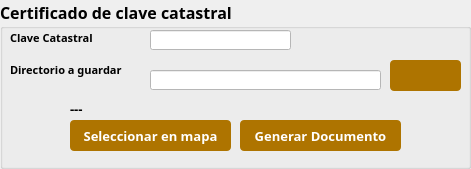
        <widget class="QgsCollapsibleGroupBox" name="mGroupBox">
         <property name="geometry">
          <rect>
           <x>10</x>
           <y>185</y>
           <width>471</width>
           <height>169</height>
          </rect>
         </property>
         <property name="minimumSize">
          <size>
           <width>0</width>
           <height>169</height>
          </size>
         </property>
         <property name="maximumSize">
          <size>
           <width>16777215</width>
           <height>16777215</height>
          </size>
         </property>
         <property name="font">
          <font>
           <family>Century Gothic</family>
           <pointsize>12</pointsize>
           <weight>75</weight>
           <bold>true</bold>
          </font>
         </property>
         <property name="title">
          <string>Certificado de clave catastral</string>
         </property>
         <property name="alignment">
          <set>Qt::AlignLeading|Qt::AlignLeft|Qt::AlignTop</set>
         </property>
         <property name="flat">
          <bool>false</bool>
         </property>
         <widget class="QLabel" name="lbEstatusCedula_4">
          <property name="geometry">
           <rect>
            <x>70</x>
            <y>100</y>
            <width>231</width>
            <height>16</height>
           </rect>
          </property>
          <property name="font">
           <font>
            <family>Century Gothic</family>
            <pointsize>10</pointsize>
           </font>
          </property>
          <property name="text">
           <string>&lt;html&gt;&lt;head/&gt;&lt;body&gt;&lt;p&gt;---&lt;/p&gt;&lt;/body&gt;&lt;/html&gt;</string>
          </property>
         </widget>
         <widget class="QPushButton" name="btnBrowse">
          <property name="geometry">
           <rect>
            <x>390</x>
            <y>60</y>
            <width>71</width>
            <height>31</height>
           </rect>
          </property>
          <property name="font">
           <font>
            <family>Century Gothic</family>
            <pointsize>10</pointsize>
            <weight>75</weight>
            <bold>true</bold>
           </font>
          </property>
          <property name="styleSheet">
           <string notr="true">QPushButton{
background : rgb(174, 116, 0);
color : rgb(255, 255, 255);
border-radius : 4px;
}
QPushButton::hover{
background : rgb(104, 69, 13);
color : rgb(255, 255, 255);
border-radius : 4px;
}
QPushButton:disabled {
background: rgb(217, 217, 217)
}</string>
          </property>
          <property name="text">
           <string/>
          </property>
          <property name="iconSize">
           <size>
            <width>30</width>
            <height>30</height>
           </size>
          </property>
         </widget>
         <widget class="QLineEdit" name="fldCveCat">
          <property name="enabled">
           <bool>true</bool>
          </property>
          <property name="geometry">
           <rect>
            <x>150</x>
            <y>30</y>
            <width>141</width>
            <height>20</height>
           </rect>
          </property>
          <property name="font">
           <font>
            <family>Century Gothic</family>
            <pointsize>10</pointsize>
           </font>
          </property>
          <property name="styleSheet">
           <string notr="true">background: rgb(255,255,255)</string>
          </property>
         </widget>
         <widget class="QPushButton" name="btnSeleccionar">
          <property name="geometry">
           <rect>
            <x>70</x>
            <y>120</y>
            <width>161</width>
            <height>31</height>
           </rect>
          </property>
          <property name="font">
           <font>
            <family>Century Gothic</family>
            <pointsize>10</pointsize>
            <weight>75</weight>
            <bold>true</bold>
           </font>
          </property>
          <property name="styleSheet">
           <string notr="true">QPushButton{
background : rgb(174, 116, 0);
color : rgb(255, 255, 255);
border-radius : 4px;
}
QPushButton::hover{
background : rgb(104, 69, 13);
color : rgb(255, 255, 255);
border-radius : 4px;
}
QPushButton:disabled {
background: rgb(217, 217, 217)
}</string>
          </property>
          <property name="text">
           <string>Seleccionar en mapa</string>
          </property>
         </widget>
         <widget class="QLabel" name="label_2">
          <property name="geometry">
           <rect>
            <x>10</x>
            <y>30</y>
            <width>101</width>
            <height>16</height>
           </rect>
          </property>
          <property name="font">
           <font>
            <family>Century Gothic</family>
            <pointsize>8</pointsize>
            <weight>75</weight>
            <bold>true</bold>
           </font>
          </property>
          <property name="text">
           <string>Clave Catastral</string>
          </property>
         </widget>
         <widget class="QLabel" name="label_7">
          <property name="geometry">
           <rect>
            <x>10</x>
            <y>60</y>
            <width>131</width>
            <height>20</height>
           </rect>
          </property>
          <property name="font">
           <font>
            <family>Century Gothic</family>
            <pointsize>8</pointsize>
            <weight>75</weight>
            <bold>true</bold>
           </font>
          </property>
          <property name="text">
           <string>Directorio a guardar</string>
          </property>
         </widget>
         <widget class="QLineEdit" name="fldDirectorio">
          <property name="enabled">
           <bool>false</bool>
          </property>
          <property name="geometry">
           <rect>
            <x>150</x>
            <y>70</y>
            <width>231</width>
            <height>20</height>
           </rect>
          </property>
          <property name="font">
           <font>
            <family>Century Gothic</family>
            <pointsize>10</pointsize>
           </font>
          </property>
          <property name="styleSheet">
           <string notr="true">background: rgb(255,255,255)</string>
          </property>
         </widget>
         <widget class="QPushButton" name="btnGenerar">
          <property name="geometry">
           <rect>
            <x>240</x>
            <y>120</y>
            <width>161</width>
            <height>31</height>
           </rect>
          </property>
          <property name="font">
           <font>
            <family>Century Gothic</family>
            <pointsize>10</pointsize>
            <weight>75</weight>
            <bold>true</bold>
           </font>
          </property>
          <property name="styleSheet">
           <string notr="true">QPushButton{
background : rgb(174, 116, 0);
color : rgb(255, 255, 255);
border-radius : 4px;
}
QPushButton::hover{
background : rgb(104, 69, 13);
color : rgb(255, 255, 255);
border-radius : 4px;
}
QPushButton:disabled {
background: rgb(217, 217, 217)
}</string>
          </property>
          <property name="text">
           <string>Generar Documento</string>
          </property>
         </widget>
        </widget>
